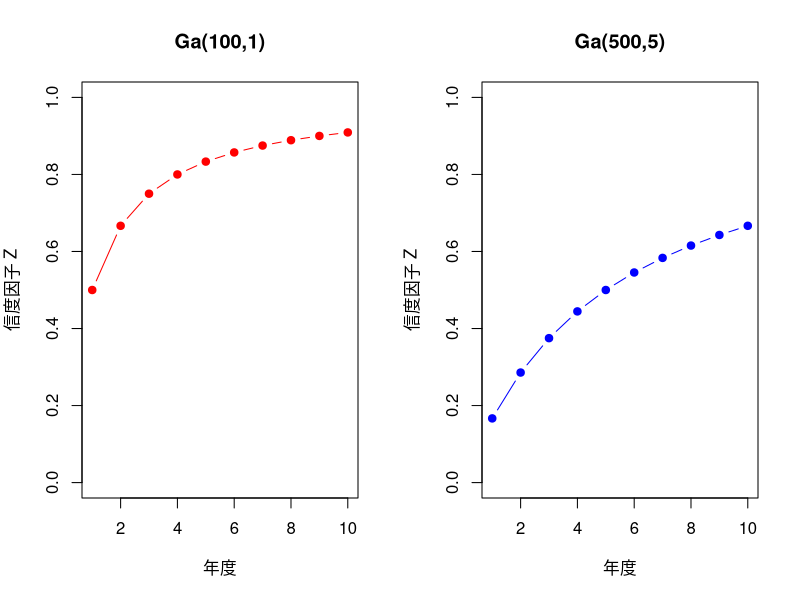
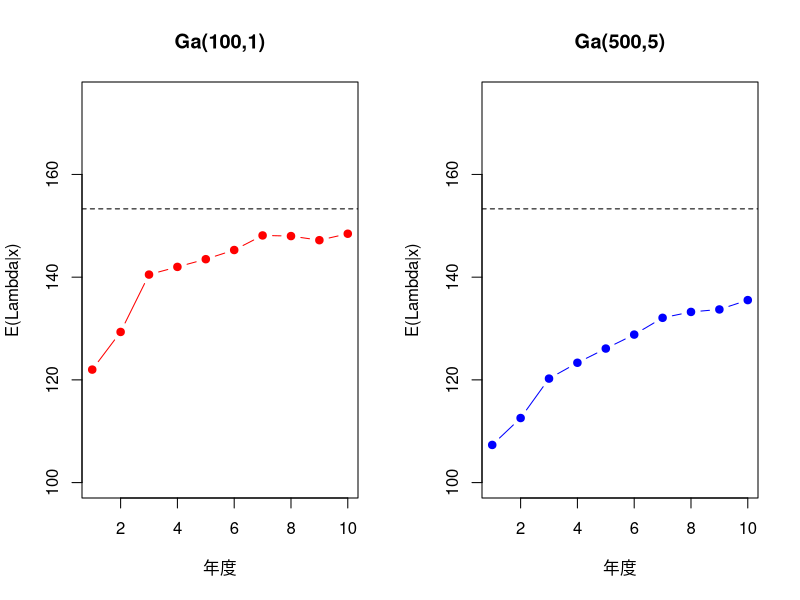

These figures' R source, in order:
# Chap3 R代码
# 自动从chap3.html同步生成

# 工厂1份额60%，次品率10%；工厂2份额30%，次品率5%；工厂3份额10%，次品率15%
# 求发现次品时，该次品来自工厂3的概率
P_B <- c(0.6, 0.3, 0.1)              # 各工厂份额（先验概率）
P_A_given_B <- c(0.10, 0.05, 0.15)   # 各工厂次品率（条件概率）
P_A <- sum(P_A_given_B * P_B)        # 全概率公式
P_B3_given_A <- P_A_given_B[3] * P_B[3] / P_A
P_B3_given_A  # 结果为0.167

# 三类索赔占比80%、15%、5%，参数theta分别为100、1000、2500
# 索赔金额X的密度为f(x) = 2*theta^2/x^3, x > theta
# 求索赔金额为5000时，属于各类索赔的后验概率
theta <- c(100, 1000, 2500)
P_prior <- c(0.80, 0.15, 0.05)
x <- 5000
# P(A|B_i) ∝ f(x|theta_i) = 2*theta_i^2/x^3
P_A_given_B <- 2 * theta^2 / x^3
P_A <- sum(P_A_given_B * P_prior)
P_post <- P_A_given_B * P_prior / P_A
P_post  # 后验概率：S=0.0170, M=0.3188, L=0.6642

# X~Bin(n, theta)，theta~Beta(alpha, beta)
# 后验：Beta(sum(x) + alpha, n - sum(x) + beta)
alpha <- 2; beta <- 3
x <- c(1, 0, 1, 1, 0, 1, 1, 1, 0, 1)  # 10次实验，7次成功
n <- length(x)
alpha_post <- sum(x) + alpha
beta_post <- n - sum(x) + beta
# 后验期望
E_theta_post <- alpha_post / (alpha_post + beta_post)
# 先验 vs 后验对比
E_prior <- alpha / (alpha + beta)
c(先验期望 = E_prior, 后验期望 = E_theta_post, 样本比例 = mean(x))

##############################################################################
# 3.2 共轭先验分布与后验分布计算
##############################################################################

# 假设索赔次数X~Poi(mu)，mu的先验为Ga(alpha, lambda)
# 样本x1,...,xn，后验为Ga(sum(x)+alpha, n+lambda)
alpha <- 100; lambda <- 1  # 先验参数
x <- c(144, 144, 174, 148, 151, 156, 168, 147, 140, 161)  # 10年索赔次数
n <- length(x)
alpha_post <- sum(x) + alpha
lambda_post <- n + lambda
# 后验期望
E_mu_post <- alpha_post / lambda_post
E_mu_post

# X~N(theta, sigma1^2)，theta~N(mu, sigma2^2)
# 后验为N((sigma1^2*mu + n*sigma2^2*xbar)/(sigma1^2+n*sigma2^2), sigma1^2*sigma2^2/(sigma1^2+n*sigma2^2))
sigma1 <- 50; mu0 <- 300; sigma2 <- 20
n <- 10; xbar <- 270
mu_post <- (sigma1^2 * mu0 + n * sigma2^2 * xbar) / (sigma1^2 + n * sigma2^2)
sigma2_post <- sigma1^2 * sigma2^2 / (sigma1^2 + n * sigma2^2)
c(mu_post, sqrt(sigma2_post))  # 后验均值281.54，标准差12.40

# 已知theta的后验分布为Be(sum(x)+alpha, n-sum(x)+beta)
# 二次损失函数下，贝叶斯估计为后验期望
alpha <- 2; beta <- 3
sum_x <- 7; n <- 10
theta_hat <- (sum_x + alpha) / (n + alpha + beta)
theta_hat  # 二次损失下的贝叶斯估计

##############################################################################
# 3.3 贝叶斯估计（不同损失函数）
##############################################################################

# 后验分布为Ga(7, 13)
# (1) 二次损失：后验期望 = 7/13
mu_hat1 <- 7 / 13
# (2) 绝对损失：后验中位数
mu_hat2 <- qgamma(0.5, shape = 7, rate = 13)
# (3) 0/1损失：后验众数 = (7-1)/13
mu_hat3 <- (7 - 1) / 13
c(mu_hat1, mu_hat2, mu_hat3)  # 0.538, 0.513, 0.462

##############################################################################
# 3.4 信度保费与信度因子
##############################################################################

# X~Exp(1/mu)，mu~InvGamma(alpha, theta)
# theta=40, alpha=1.5, sum(x)=9826, n=100
theta <- 40; alpha <- 1.5
sum_x <- 9826; n <- 100
# 后验期望
mu_hat <- (sum_x + theta) / (n + alpha - 1)
# 信度因子
Z <- n / (n + alpha - 1)
c(mu_hat, Z)  # 98.1692, 0.9950

##############################################################################
# 3.5 贝叶斯信度模型
##############################################################################

# 保单组合10年索赔次数数据
x <- c(144, 144, 174, 148, 151, 156, 168, 147, 140, 161)
n <- length(x)

## 先验分布Ga(100, 1)
alpha1 <- 100; beta1 <- 1
Z1 <- numeric(n)
E_mu1 <- numeric(n)
for (k in 1:n) {
  Z1[k] <- k / (k + beta1)
  E_mu1[k] <- (sum(x[1:k]) + alpha1) / (k + beta1)
}

## 先验分布Ga(500, 5)
alpha2 <- 500; beta2 <- 5
Z2 <- numeric(n)
E_mu2 <- numeric(n)
for (k in 1:n) {
  Z2[k] <- k / (k + beta2)
  E_mu2[k] <- (sum(x[1:k]) + alpha2) / (k + beta2)
}

## 绘图：信度因子变化趋势
par(mfrow = c(1, 2))
plot(1:n, Z1, type = 'b', pch = 19, col = 'red',
     xlab = '年度', ylab = '信度因子 Z', main = 'Ga(100,1)',
     ylim = c(0, 1))
plot(1:n, Z2, type = 'b', pch = 19, col = 'blue',
     xlab = '年度', ylab = '信度因子 Z', main = 'Ga(500,5)',
     ylim = c(0, 1))

## 绘图：期望索赔次数估计值变化趋势
par(mfrow = c(1, 2))
plot(1:n, E_mu1, type = 'b', pch = 19, col = 'red',
     xlab = '年度', ylab = 'E(Lambda|x)', main = 'Ga(100,1)',
     ylim = c(100, 175))
abline(h = mean(x), lty = 2, col = 'black')
plot(1:n, E_mu2, type = 'b', pch = 19, col = 'blue',
     xlab = '年度', ylab = 'E(Lambda|x)', main = 'Ga(500,5)',
     ylim = c(100, 175))
abline(h = mean(x), lty = 2, col = 'black')

# X~Bernoulli(p)，p~Beta(a, b)
# 后验为Beta(sum(x)+a, n-sum(x)+b)
# 信度因子Z = n/(n+a+b)
a <- 2; b <- 3
x <- c(1, 0, 1, 1, 0, 1, 1, 1, 0, 1)
n <- length(x)
a_post <- sum(x) + a
b_post <- n - sum(x) + b
E_p_post <- a_post / (a_post + b_post)
Z <- n / (n + a + b)
c(E_p_post, Z)

# X~N(theta, sigma1^2)，theta~N(mu, sigma2^2)
# 信度因子Z = n*sigma2^2/(sigma1^2+n*sigma2^2) = n/(n+sigma1^2/sigma2^2)
sigma1 <- 50; mu0 <- 300; sigma2 <- 20
n <- 10; xbar <- 270

## (1) 先验概率P(mu < 270)
P_prior <- pnorm(270, mean = mu0, sd = sigma2)
P_prior  # 0.06681

## (2) 后验分布
mu_post <- (sigma1^2 * mu0 + n * sigma2^2 * xbar) / (sigma1^2 + n * sigma2^2)
sigma2_post <- sigma1^2 * sigma2^2 / (sigma1^2 + n * sigma2^2)
sigma_post <- sqrt(sigma2_post)

## 后验概率P(mu < 270 | x)
P_post <- pnorm(270, mean = mu_post, sd = sigma_post)
P_post  # 后验概率大于先验概率

## 信度因子
Z <- n * sigma2^2 / (sigma1^2 + n * sigma2^2)
Z

# 四个国家5年火灾保单索赔金额（万美元）
Y <- matrix(c(
  48, 53, 42, 50, 59,
  64, 71, 64, 73, 70,
  85, 54, 76, 65, 90,
  44, 52, 69, 55, 71
), nrow = 4, byrow = TRUE)

N <- nrow(Y); n <- ncol(Y)
X_bar_i <- rowMeans(Y)
X_bar <- mean(Y)

# 补充缺失项
s2_i <- apply(Y, 1, function(row) sum((row - mean(row))^2) / (n - 1))

E_m <- X_bar
E_s2 <- mean(s2_i)
Var_m <- var(X_bar_i) - E_s2 / n

Z <- n / (n + E_s2 / Var_m)
credibility_premium <- Z * X_bar_i + (1 - Z) * E_m

list(E_m = E_m, E_s2 = E_s2, Var_m = Var_m, Z = Z,
     X_bar_i = X_bar_i, s2_i = s2_i, premium = credibility_premium)

##############################################################################
# 3.6 经验贝叶斯信度：EBCT模型1（Bühlmann信度）
##############################################################################

# 五个车队，6年的索赔金额数据
# 数据矩阵：每行一个车队，每列一年
Y <- matrix(c(
  1250,  980, 1800, 2040, 1000, 1180,   # 车队A
  1700, 3080, 1700, 2820, 5760, 3480,   # 车队B
  2050, 3560, 2800, 1600, 4200, 2650,   # 车队C
  4690, 4370, 4800, 9070, 3770, 5250,   # 车队D
  7150, 3480, 5010, 4810, 8740, 7260    # 车队E
), nrow = 5, byrow = TRUE)

N <- nrow(Y)  # 风险数量
n <- ncol(Y)  # 年数

## 计算每个车队的均值
X_bar_i <- rowMeans(Y)
X_bar <- mean(Y)  # 总体均值

## E[m(theta)] = X_bar
E_m <- X_bar

## E[s^2(theta)] = (1/N) * sum_i (1/(n-1)) * sum_j (X_ij - X_bar_i)^2
E_s2 <- mean(apply(Y, 1, function(row) var(row) * (n-1) / (n-1)))
# 等价写法
E_s2 <- mean(apply(Y, 1, var))

## Var[m(theta)] = (1/(N-1)) * sum_i (X_bar_i - X_bar)^2 - E[s^2(theta)]/n
Var_m <- var(X_bar_i) * (N-1) / (N-1) - E_s2 / n
# 注意：var()在R中计算样本方差（除以n-1）
Var_m <- var(X_bar_i) - E_s2 / n

## 信度因子
Z <- n / (n + E_s2 / Var_m)
Z

## 各车队的信度保费
credibility_premium <- Z * X_bar_i + (1 - Z) * E_m
credibility_premium

##############################################################################
# 3.7 经验贝叶斯信度：EBCT模型2（Bühlmann-Straub信度）
##############################################################################

# 索赔金额Y_ij和风险单位数P_ij
Y <- matrix(c(
  1250,  980, 1800, 2040, 1000, 1180,
  1700, 3080, 1700, 2820, 5760, 3480,
  2050, 3560, 2800, 1600, 4200, 2650,
  4690, 4370, 4800, 9070, 3770, 5250,
  7150, 3480, 5010, 4810, 8740, 7260
), nrow = 5, byrow = TRUE)

P <- matrix(c(
  5, 5, 4, 6, 5, 5,
  11, 13, 10, 12, 15, 14,
  3, 4, 4, 3, 3, 2,
  9, 9, 8, 8, 9, 10,
  7, 7, 8, 8, 9, 10
), nrow = 5, byrow = TRUE)

N <- nrow(Y)  # 风险数量
n <- ncol(Y)  # 年数

## 计算X_ij = Y_ij / P_ij
X <- Y / P

## 每个风险的总风险单位数 P_bar_i
P_bar_i <- rowSums(P)
P_bar <- sum(P)  # 总风险单位数

## 每个风险的加权均值 X_bar_i = sum_j P_ij * X_ij / P_bar_i
X_bar_i <- rowSums(P * X) / P_bar_i

## 总体加权均值 X_bar = sum_ij P_ij * X_ij / P_bar
X_bar <- sum(P * X) / P_bar

## E[m(theta)] = X_bar
E_m <- X_bar

## E[s^2(theta)] = (1/N) * sum_i (1/(n-1)) * sum_j P_ij * (X_ij - X_bar_i)^2
E_s2 <- sum(rowSums(P * (X - X_bar_i)^2)) / (N * (n - 1))

## P* = (1/(N*n-1)) * sum_i P_bar_i * (1 - P_bar_i/P_bar)
P_star <- sum(P_bar_i * (1 - P_bar_i / P_bar)) / (N * n - 1)

## Var[m(theta)] = (1/P*) * [(1/(N*n-1)) * sum_ij P_ij*(X_ij-X_bar)^2 - E[s^2(theta)]]
Var_m <- (sum(P * (X - X_bar)^2) / (N * n - 1) - E_s2) / P_star

## 各风险的信度因子 Z_i = P_bar_i / (P_bar_i + E[s^2]/Var[m])
Z_i <- P_bar_i / (P_bar_i + E_s2 / Var_m)
Z_i

## 各风险的单位风险信度保费
credibility_premium_unit <- Z_i * X_bar_i + (1 - Z_i) * E_m
credibility_premium_unit

## 乘以2021年风险单位数得到各车队下一年度信度保费
P_2021 <- c(5, 14, 2, 10, 10)  # 假设的下年风险单位数
credibility_premium <- credibility_premium_unit * P_2021
credibility_premium

# 三个保险公司4年的索赔金额（百万元）和保单数量
Y <- matrix(c(
  14.2, 15.8, 22.7, 19.0,
  58.6, 63.1, 81.0, 64.2,
  123, 132, 161, 133
), nrow = 3, byrow = TRUE)

P <- matrix(c(
  163, 189, 252, 199,
  4435, 4761, 5576, 4581,
  16184, 17443, 20102, 18000
), nrow = 3, byrow = TRUE)

N <- nrow(Y)
n <- ncol(Y)

X <- Y / P
P_bar_i <- rowSums(P)
P_bar <- sum(P)
X_bar_i <- rowSums(P * X) / P_bar_i
X_bar <- sum(P * X) / P_bar

E_m <- X_bar
E_s2 <- sum(rowSums(P * (X - X_bar_i)^2)) / (N * (n - 1))
P_star <- sum(P_bar_i * (1 - P_bar_i / P_bar)) / (N * n - 1)
Var_m <- (sum(P * (X - X_bar)^2) / (N * n - 1) - E_s2) / P_star

## 保险公司B的信度因子
Z_B <- P_bar_i[2] / (P_bar_i[2] + E_s2 / Var_m)
Z_B  # 0.9992

## 保险公司B的单位风险信度保费
cred_B_unit <- Z_B * X_bar_i[2] + (1 - Z_B) * E_m
cred_B_unit  # 0.01369

## 下年风险单位4800的信度保费
cred_B <- cred_B_unit * 4800
cred_B  # 65.712

##############################################################################
# 3.8 EBCT模型计算函数封装
##############################################################################

# 验证EBCT模型2的假设条件：E(X_j|theta) = m(theta), P_j * Var(X_j|theta) = s^2(theta)
# 假设每张保单索赔额W_{j,k}相互独立，均值m(theta)，方差s^2(theta)
# Y_j = sum_k W_{j,k}, X_j = Y_j/P_j

# 模拟：假设3年，每年保单数不同
P <- c(100, 150, 120)  # 各年保单数
m_theta <- 5            # 每张保单期望索赔
s2_theta <- 25          # 每张保单索赔方差

set.seed(123)
# 模拟各年索赔
Y <- sapply(P, function(p) sum(rnorm(p, mean = m_theta, sd = sqrt(s2_theta))))
X <- Y / P

# 验证：E(X_j) ≈ m(theta)
mean(X)  # 应接近5

# 验证：P_j * Var(X_j) ≈ s^2(theta)
# 使用模拟验证
n_sim <- 1000
X_sim <- matrix(0, n_sim, length(P))
for (s in 1:n_sim) {
  Y_sim <- sapply(P, function(p) sum(rnorm(p, mean = m_theta, sd = sqrt(s2_theta))))
  X_sim[s, ] <- Y_sim / P
}
P_var_X <- apply(X_sim, 2, var) * P
c(理论值 = s2_theta, 模拟值 = mean(P_var_X))
